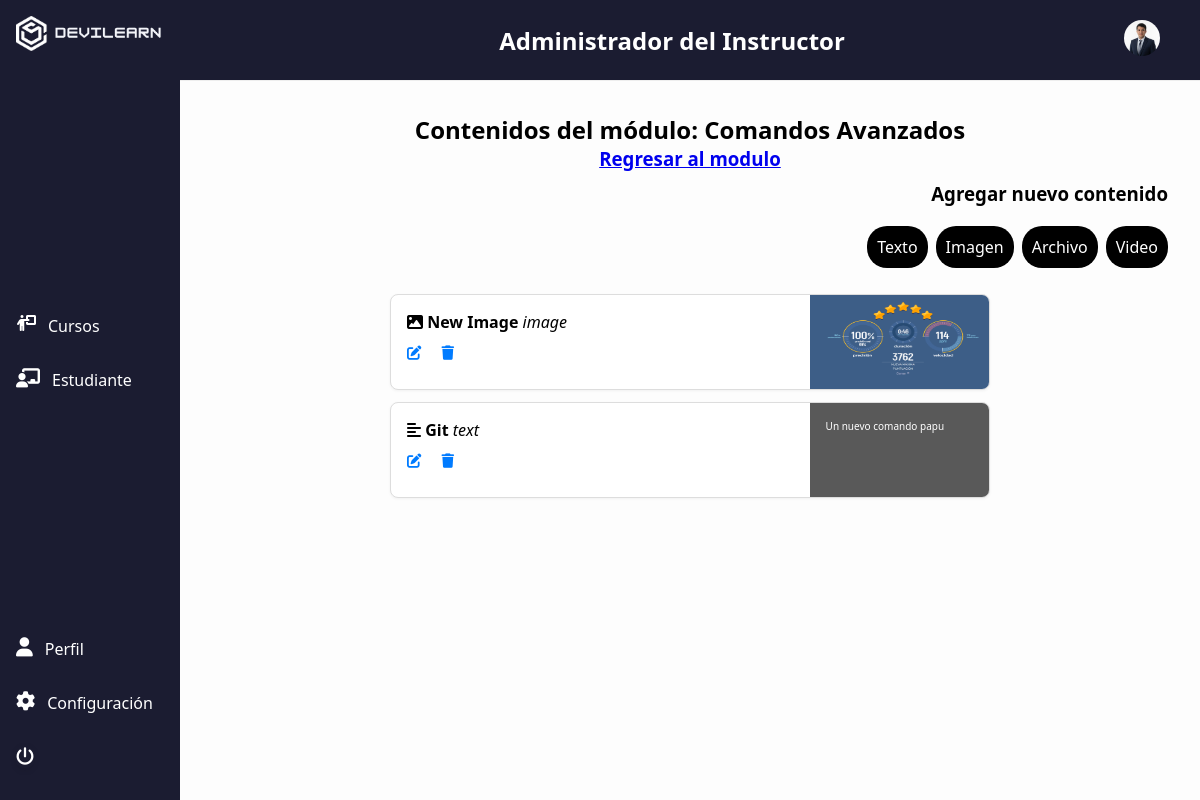
Page /instructor/module/13/contents (signed in) on the committed database.
### apps/courses/models/module.py (models this page shows, shortened)
class Module(models.Model):
    course = models.ForeignKey(Course, on_delete=models.CASCADE, related_name='modules')
    title = models.CharField(max_length=200)
    description = models.TextField()
    order = OrderField(blank=True, for_fields=['course'])
    class Meta:
        ordering = ['order']

### apps/courses/models/content.py (models this page shows, shortened)
class Content(models.Model):
    module = models.ForeignKey(Module, on_delete=models.CASCADE, related_name='contents')
    content_type = models.ForeignKey(ContentType, on_delete=models.CASCADE, limit_choices_to={
        'model__in': ('text', 'video', 'image', 'file')
    })
    object_id = models.PositiveIntegerField()
    item = GenericForeignKey('content_type', 'object_id')
    order = OrderField(blank=True, for_fields=['module'])
    class Meta:
        ordering = ['order']

class ItemBase(models.Model):
    owner = models.ForeignKey(settings.AUTH_USER_MODEL, related_name='%(class)s_related', on_delete=models.CASCADE)
    title = models.CharField(max_length=250)
    created_at = models.DateTimeField(auto_now_add=True)
    updated_at = models.DateTimeField(auto_now=True)
    class Meta:
        abstract = True

class Image(ItemBase):
    file = models.ImageField(upload_to='images')

class Text(ItemBase):
    content = models.TextField()

### apps/courses/views/instructor.py (the view)
class ContentListView(InstructorRequiredMixin, ListView):
    model = Content
    template_name = 'instructor/content_list.html'
    context_object_name = 'contents'
    def get_queryset(self):
        self.module = get_object_or_404(Module, id=self.kwargs['module_id'], course__owner=self.request.user)
        return self.module.contents.all().select_related('content_type').order_by('order')
    def get_context_data(self, **kwargs):
        context = super().get_context_data(**kwargs)
        context["module"] = self.module
        return context

### apps/courses/views/instructor.py (called while the page is built)
    def test_func(self):
        return self.request.user.is_instructor

### apps/profiles/context_processors.py (called while the page is built)
def profile_picture(request):
    if request.user.is_authenticated and hasattr(request.user, 'profile'):
        photo = request.user.profile.photo
        return {
            'profile_picture': photo.url if photo else "https://static.vecteezy.com/system/resources/previews/009/292/244/non_2x/default-avatar-icon-of-social-media-user-vector.jpg"
        }
    return {
        'profile_picture': "https://static.vecteezy.com/system/resources/previews/009/292/244/non_2x/default-avatar-icon-of-social-media-user-vector.jpg"
    }

def layout_type(request):
    layout_type = ''
    if request.user.is_authenticated and request.user.is_instructor:
        layout_type = request.GET.get('from')
        return {
            'layout_type': layout_type
        }
    return {
        'layout_type': layout_type
    }

### apps/courses/templates/instructor/content_list.html (shortened to what this page needs)
{% extends "base.html" %}
{% load static %}
{% block custom_styles %}
  <link rel="stylesheet" href="{% static 'css/styles.css' %}">
  <link rel="stylesheet" href="{% static 'css/instructor_styles.css' %}">
{% endblock custom_styles %}
{% block content %}
  <div class="layout">
    {% include "includes/sidebar_instructor.html" %}
    <div class="main-content">
      {% include "includes/header_instructor.html" %}
      <main>
        <h2 class="form-title">Contenidos del módulo: {{ module.title }}</h2>
        <a class="form-title" href="{% url 'instructor:module_list' slug=module.course.slug %}">
          <h3>Regresar al modulo</h3>
        </a>
        <h3 class="add-new-course">Agregar nuevo contenido</h3>
        <div class="add-new-course gap">
          <a href="{% url 'instructor:content_create' module_id=module.id model_name='text' %}" class="button">Texto</a>
          <a href="{% url 'instructor:content_create' module_id=module.id model_name='image' %}" class="button">Imagen</a>
          <a href="{% url 'instructor:content_create' module_id=module.id model_name='file' %}" class="button">Archivo</a>
          <a href="{% url 'instructor:content_create' module_id=module.id model_name='video' %}" class="button">Video</a>
        </div>
        <ul class="drag-list" id="dd-list" data-url="{% url 'instructor:content_order' %}" data-csrf="{{ csrf_token }}" data-module-id="{{ module.id}}">
          {% for content in contents %}
            <li class="drag-item flex-drag-item" data-id='{{content.id}}'>
              <header>
                <strong>
                  {% if content.content_type.model == "video" %}
                    <i class="fa-solid fa-video"></i>
                  {% elif content.content_type.model == "file" %}
                    <i class="fa-solid fa-file"></i>
                  {% elif content.content_type.model == "text" %}
                    <i class="fa-solid fa-align-left"></i>
                  {% elif content.content_type.model == "image" %}
                    <i class="fa-solid fa-image"></i>
                  {% endif %}
                  {{ content.item.title }}
                </strong> <em>{{ content.content_type.model }}</em>
                <div class="actions">
                  <a href="{% url 'instructor:content_create' module_id=module.id model_name=content.content_type.model id=content.item.id %}"><i class="fa-solid fa-pen-to-square"></i></a>
                  <a href="{% url 'instructor:content_delete' pk=content.id %}"><i class="fa-solid fa-trash"></i></a>
                </div>
              </header>
              <section>
                {% if content.content_type.model == "file" %}
                  <i class="fa-solid fa-download"></i>
                {% elif content.content_type.model == "text" %}
                  <p>{{ content.item.content }}</p>
                {% elif content.content_type.model == "image" %}
                  <img src="{{ content.item.file.url }}" alt="Imagen de: {{ content.item.title }}">
                {% elif content.content_type.model == "video" %}
                  <video src="{{ content.item.file.url }}" autoplay loop muted playsinline></video>
                {% endif %}
              </section>
            </li>
          {% empty %}
            <li>No hay contenido aún.</li>
          {% endfor %}
        </ul>
      </main>
    </div>
  </div>
{% endblock content %}

### static/css/styles.css (style rules this page uses)
* { margin: 0; padding: 0; box-sizing: border-box; }
body { background: #111; font-family: 'Segoe UI', sans-serif; }
.gap { gap: 0.5rem; }
.layout { display: flex; height: 100vh; }
.main-content { flex-grow: 1; display: flex; flex-direction: column; background-color: #f0f0f0; transition: margin-left 0.3s ease; }
main { flex-grow: 1; padding: 2rem; background-color: #fdfdfd; }

### static/css/instructor_styles.css (style rules this page uses)
.add-new-course { display: flex; justify-content: end; padding: 10px 0px; }
.add-new-course a { padding: 10px; background-color: #000; color: #fff; text-decoration: none; border-radius: 20px; }
.button { background-color: #1b1c31; color: white; padding: 0.5rem 1rem; border: none; border-radius: 4px; text-decoration: none; font-size: 1rem; cursor: pointer; }
.form-title { text-align: center; }
.drag-list { list-style: none; padding: 0; margin: 1rem 0; max-width: 600px; margin-inline: auto; }
.drag-item { background-color: #ffffff; border: 1px solid #ddd; border-radius: 8px; margin-bottom: 0.75rem; box-shadow: 0 1px 3px rgba(0, 0, 0, 0.05); cursor: grab; transition: background-color 0.2s ease; overflow: hidden; }
.drag-item .actions { margin-top: 0.5rem; }
.drag-item .actions a { margin-right: 1rem; font-size: 0.9rem; color: #007bff; text-decoration: none; }
.flex-drag-item { display: flex; height: 6rem; }
.flex-drag-item > header { width: 70%; padding: 1rem; }
.flex-drag-item > section { width: 30%; overflow: hidden; background-color: #595959; color: #fff; }
.flex-drag-item > section > p { margin: 0; font-size: 10px; padding: 1rem; overflow-y: auto; height: -webkit-fill-available; }
.flex-drag-item > section > img { height: 100%; width: 100%; object-fit: fill; }

### rows in the picture
Module: title "Comandos Avanzados"
Content: item "New Image", content_type.model "image", item.file (picture)
Content: content_type.model "text", item.content "Un nuevo comando papu"
